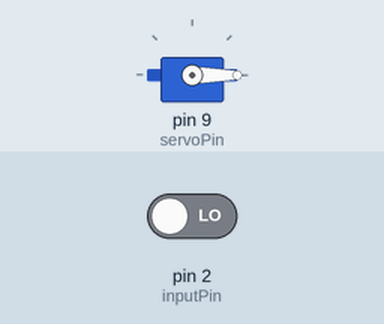
The sketch below on a simulated Arduino Uno, built with avr-gcc and run on an emulated ATmega328P. Shown: servo. The inputs (shaded band) are chosen by the test bench; at power-on: pin 2 (inputPin) LOW.

Above: at 1.2 s.
1.3 s: pin 2 (inputPin) driven HIGH
At 1.76 s:
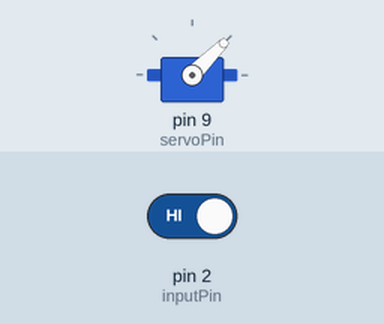
At 3.9 s:
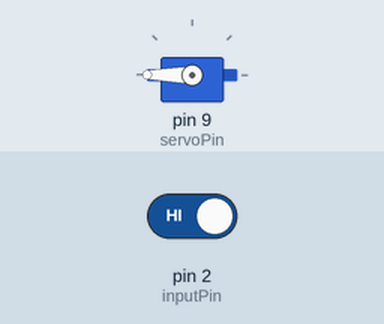
Timing chart, 0 to 20.5 s (numbered marks = the images above; inputs shaded):
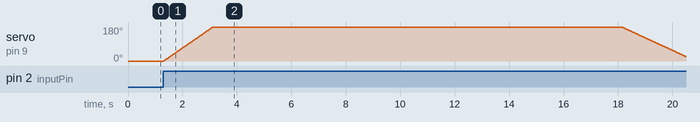

The sketch:

leonardo_door.ino
```cpp
#include <Servo.h>

Servo myServo;

const int inputPin = 2;   // Pin receiving signal from other microcontroller
const int servoPin = 9;   // Servo signal pin
bool hasMoved = false;    // To prevent repeated triggers

void setup() {
  pinMode(inputPin, INPUT);   // Input from another microcontroller
  myServo.attach(servoPin);   // Attach servo to pin 9
  myServo.write(0);           // Start at 0 degrees
}

void loop() {
  int signal = digitalRead(inputPin);

  if (signal == HIGH && !hasMoved) {
    hasMoved = true;

    // Rotate servo from 0 to 180 smoothly
    for (int pos = 0; pos <= 180; pos++) {
      myServo.write(pos);
      delay(10); // Smooth motion
    }

    // Hold at 180 degrees for 15 seconds
    delay(15000);

    // Return servo back to 0 degrees
    for (int pos = 180; pos >= 0; pos--) {
      myServo.write(pos);
      delay(15);
    }

    // Small delay to avoid retriggering too fast
    delay(1000);
  }

  // Reset trigger when signal goes low
  if (signal == LOW) {
    hasMoved = false;
  }
}
```

Measured:
- after the input at 1.3 s, servo on pin 9 (servoPin): rises from 0° to 180° in 1.8 s, then falls to 23° in 17.4 s
